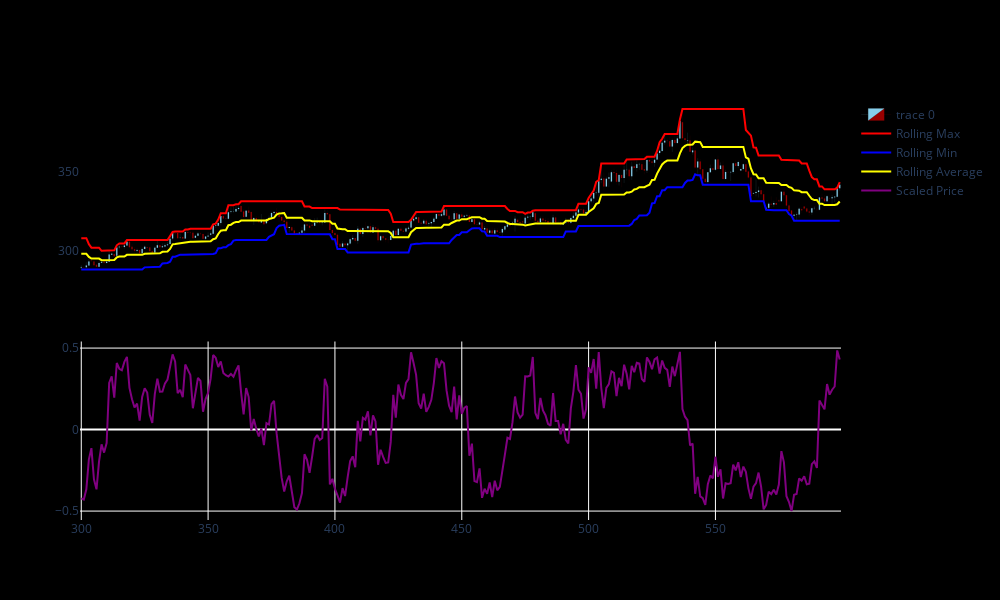

The notebook cell this image was saved under:
### Code cell
import plotly.graph_objects as go
from plotly.subplots import make_subplots

st = 300
dfsample = df[st:st+300]

fig = make_subplots(rows=2, cols=1, shared_xaxes=True)

fig.add_trace(go.Candlestick(x=dfsample.index,
                             open=dfsample['Open'],
                             high=dfsample['High'],
                             low=dfsample['Low'],
                             close=dfsample['Close'],
                             # SKY BLUE 1.0
                             increasing=dict(line=dict(color='rgba(135, 206, 235, 1.0)', width=0.1),
                                             fillcolor='rgba(135, 206, 235, 1.0)'),
                             # RED 1.0
                             decreasing=dict(line=dict(color='rgba(255, 0, 0, 1.0)', width=0.1),
                                             fillcolor='rgba(255, 0, 0, 1.0)')),
              row=1, col=1)

fig.add_trace(go.Scatter(x=dfsample.index, y=dfsample['RollingMax'],
                         line=dict(color='red', width=2),
                         name="Rolling Max"),
              row=1, col=1)

fig.add_trace(go.Scatter(x=dfsample.index, y=dfsample['RollingMin'],
                         line=dict(color='blue', width=2),
                         name="Rolling Min"),
              row=1, col=1)

fig.add_trace(go.Scatter(x=dfsample.index, y=dfsample['RollingAvg'],
                         line=dict(color='yellow', width=2),
                         name="Rolling Average"),
              row=1, col=1)

fig.add_trace(go.Scatter(x=dfsample.index, y=dfsample['ScaledPrice'],
                         line=dict(color='purple', width=2),
                         name="Scaled Price"),
              row=2, col=1)

fig.update_layout(
    width=1000,
    height=600,
    sliders=[],
    paper_bgcolor='black',
    plot_bgcolor='black', 
    xaxis_showgrid=False, 
    yaxis_showgrid=False, 
    xaxis_rangeslider=dict(visible=False),
)
fig.show()

### Figure 1 — Plotly figure (JSON) as saved in the notebook; plotly's stock layout.template omitted (floating-point values rounded to 4 significant figures; data arrays with more than 128 entries replaced by an {"elided": "..."} marker saying what was removed)
{"data": [{"close": {"elided": "300 float values"}, "decreasing": {"fillcolor": "rgba(255, 0, 0, 0.6)", "line": {"color": "rgba(255, 0, 0, 0.6)", "width": 0.1}}, "high": {"elided": "300 float values"}, "increasing": {"fillcolor": "rgba(135, 206, 235, 1.0)", "line": {"color": "rgba(135, 206, 235, 1.0)", "width": 0.1}}, "low": {"elided": "300 float values"}, "open": {"elided": "300 float values"}, "type": "candlestick", "x": {"elided": "300 int values"}, "xaxis": "x", "yaxis": "y"}, {"line": {"color": "red", "width": 2}, "name": "Rolling Max", "type": "scatter", "x": {"elided": "300 int values"}, "xaxis": "x", "y": {"elided": "300 float values"}, "yaxis": "y"}, {"line": {"color": "blue", "width": 2}, "name": "Rolling Min", "type": "scatter", "x": {"elided": "300 int values"}, "xaxis": "x", "y": {"elided": "300 float values"}, "yaxis": "y"}, {"line": {"color": "yellow", "width": 2}, "name": "Rolling Average", "type": "scatter", "x": {"elided": "300 int values"}, "xaxis": "x", "y": {"elided": "300 float values"}, "yaxis": "y"}, {"line": {"color": "purple", "width": 2}, "name": "Scaled Price", "type": "scatter", "x": {"elided": "300 int values"}, "xaxis": "x2", "y": {"elided": "300 float values"}, "yaxis": "y2"}], "layout": {"height": 600, "paper_bgcolor": "black", "plot_bgcolor": "black", "width": 1000, "xaxis": {"anchor": "y", "domain": [0, 1], "matches": "x2", "rangeslider": {"visible": false}, "showgrid": false, "showticklabels": false}, "xaxis2": {"anchor": "y2", "domain": [0, 1]}, "yaxis": {"anchor": "x", "domain": [0.575, 1], "showgrid": false}, "yaxis2": {"anchor": "x2", "domain": [0, 0.425]}}}
